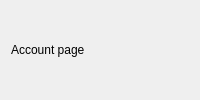
<ui version="4.0">
 <class>AccountPage</class>
 <widget class="QWidget" name="accountPage">
  <layout class="QVBoxLayout" name="balanceLayout">
   <item>
    <widget class="QLabel" name="accountLabel">
     <property name="text">
      <string>Account page</string>
     </property>
    </widget>
   </item>
  </layout>
 </widget>
 <resources/>
 <connections/>
</ui>
